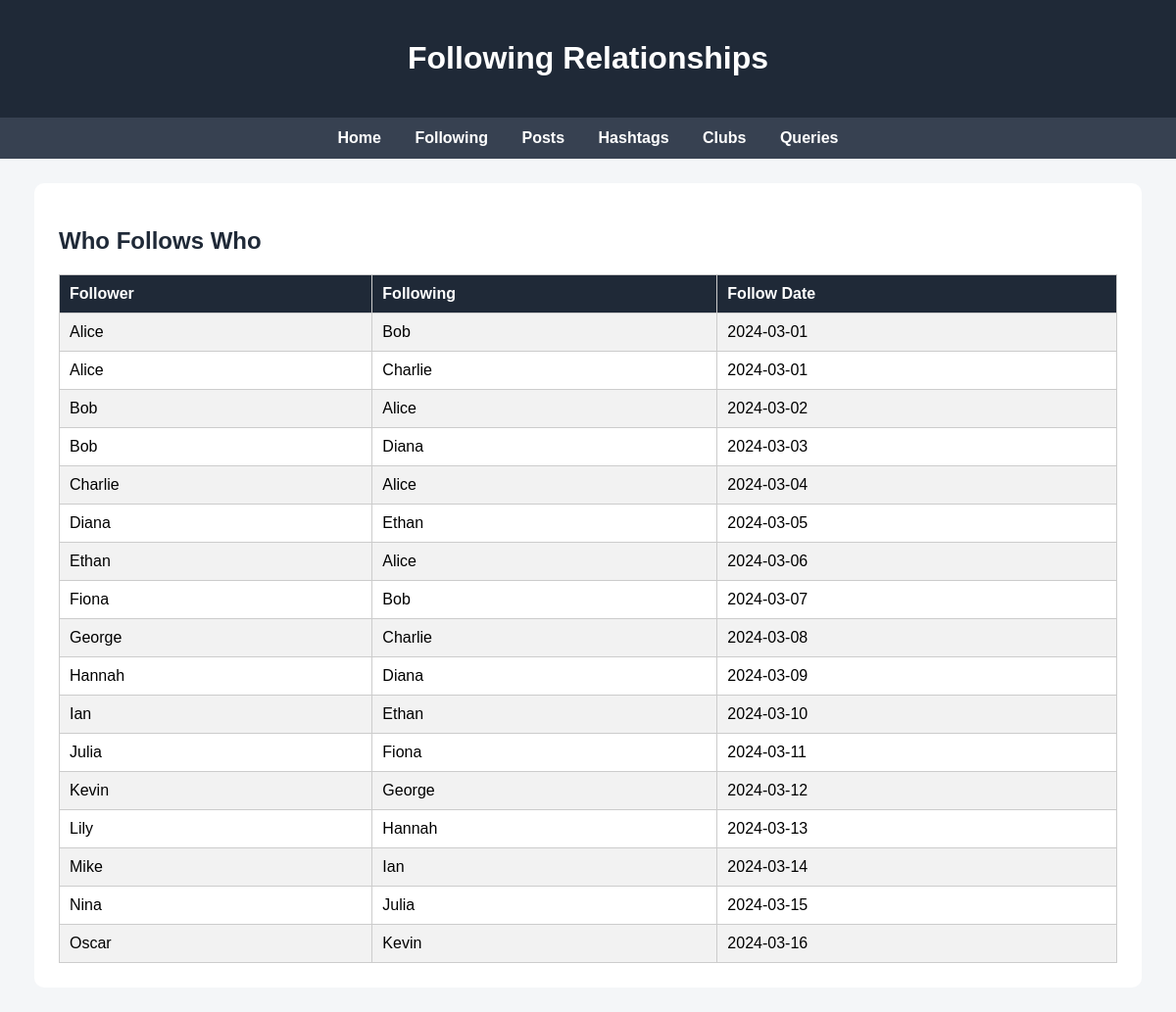
The app's page /following.php with its own data.
### tables this page shows
CREATE TABLE Follows (
    follow_id INT AUTO_INCREMENT PRIMARY KEY,
    follower_id INT NOT NULL,
    following_id INT NOT NULL,
    follow_date DATE,
    FOREIGN KEY (follower_id) REFERENCES Users(user_id),
    FOREIGN KEY (following_id) REFERENCES Users(user_id)
);

CREATE TABLE Users (
    user_id INT AUTO_INCREMENT PRIMARY KEY,
    username VARCHAR(50) NOT NULL,
    email VARCHAR(100),
    join_date DATE
);

### following.php (the view, shortened to what this page needs)
<?php include "db.php"; ?>
<!DOCTYPE html>
<html>
<head>
    <link rel="stylesheet" href="style.css">
</head>
<body>
<header>
    <h1>Following Relationships</h1>
</header>
<nav>
    <a href="index.php">Home</a>
    <a href="following.php">Following</a>
    <a href="posts.php">Posts</a>
    <a href="hashtags.php">Hashtags</a>
    <a href="clubs.php">Clubs</a>
    <a href="queries.php">Queries</a>
</nav>
<div class="container">
    <h2>Who Follows Who</h2>
    <table>
        <tr>
            <th>Follower</th>
            <th>Following</th>
            <th>Follow Date</th>
        </tr>
        <?php
        $sql = "
            SELECT u1.username AS follower,
                   u2.username AS following,
                   f.follow_date
            FROM Follows f
            JOIN Users u1 ON f.follower_id = u1.user_id
            JOIN Users u2 ON f.following_id = u2.user_id
            ORDER BY f.follow_date
        ";
        $result = $conn->query($sql);
        while ($row = $result->fetch_assoc()) {
            echo "<tr>";
            echo "<td>" . $row["follower"] . "</td>";
            echo "<td>" . $row["following"] . "</td>";
            echo "<td>" . $row["follow_date"] . "</td>";
            echo "</tr>";
        }
        ?>
    </table>
</div>
</body>
</html>

### style.css (style rules this page uses)
body { margin: 0; font-family: Arial, sans-serif; background: #f4f6f8; }
header { background: #1f2937; color: white; padding: 20px; text-align: center; }
nav { background: #374151; padding: 12px; text-align: center; }
nav a { color: white; text-decoration: none; margin: 0 15px; font-weight: bold; }
.container { width: 90%; margin: 25px auto; background: white; padding: 25px; border-radius: 10px; }
h2 { color: #1f2937; }
table { width: 100%; border-collapse: collapse; margin-top: 15px; }
th { background: #1f2937; color: white; }
th, td { padding: 10px; border: 1px solid #ccc; text-align: left; }
tr:nth-child(even) { background: #f2f2f2; }

### records on screen
follows: follower.username "Alice", following.username "Bob", follow_date "2024-03-01"
follows: follower.username "Alice", following.username "Charlie", follow_date "2024-03-01"
follows: follower.username "Bob", following.username "Alice", follow_date "2024-03-02"
follows: follower.username "Bob", following.username "Diana", follow_date "2024-03-03"
follows: follower.username "Charlie", following.username "Alice", follow_date "2024-03-04"
follows: follower.username "Diana", following.username "Ethan", follow_date "2024-03-05"
follows: follower.username "Ethan", following.username "Alice", follow_date "2024-03-06"
follows: follower.username "Fiona", following.username "Bob", follow_date "2024-03-07"
follows: follower.username "George", following.username "Charlie", follow_date "2024-03-08"
follows: follower.username "Hannah", following.username "Diana", follow_date "2024-03-09"
follows: follower.username "Ian", following.username "Ethan", follow_date "2024-03-10"
follows: follower.username "Julia", following.username "Fiona", follow_date "2024-03-11"
follows: follower.username "Kevin", following.username "George", follow_date "2024-03-12"
follows: follower.username "Lily", following.username "Hannah", follow_date "2024-03-13"
follows: follower.username "Mike", following.username "Ian", follow_date "2024-03-14"
follows: follower.username "Nina", following.username "Julia", follow_date "2024-03-15"
follows: follower.username "Oscar", following.username "Kevin", follow_date "2024-03-16"
